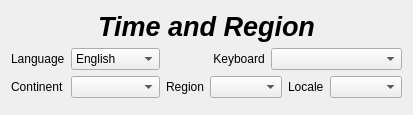
         <widget class="QWidget" name="PTime">
          <layout class="QGridLayout" name="gridLayout_14">
           <item row="0" column="0" colspan="7">
            <widget class="QLabel" name="LTimeRegionTitle_2">
             <property name="font">
              <font>
               <pointsize>20</pointsize>
               <weight>75</weight>
               <italic>true</italic>
               <bold>true</bold>
              </font>
             </property>
             <property name="text">
              <string>Time and Region</string>
             </property>
             <property name="alignment">
              <set>Qt::AlignCenter</set>
             </property>
            </widget>
           </item>
           <item row="1" column="0">
            <widget class="QLabel" name="LLanguage_2">
             <property name="text">
              <string>Language</string>
             </property>
            </widget>
           </item>
           <item row="1" column="1">
            <widget class="QComboBox" name="CBLanguage_2">
             <property name="sizePolicy">
              <sizepolicy hsizetype="Expanding" vsizetype="Fixed">
               <horstretch>0</horstretch>
               <verstretch>0</verstretch>
              </sizepolicy>
             </property>
             <item>
              <property name="text">
               <string>English</string>
              </property>
             </item>
             <item>
              <property name="text">
               <string>Castellano</string>
              </property>
             </item>
             <item>
              <property name="text">
               <string>Català</string>
              </property>
             </item>
            </widget>
           </item>
           <item row="1" column="3">
            <widget class="QLabel" name="LKeyboard_2">
             <property name="text">
              <string> Keyboard</string>
             </property>
            </widget>
           </item>
           <item row="1" column="4" colspan="3">
            <widget class="QComboBox" name="CBKeyboard_2">
             <property name="sizePolicy">
              <sizepolicy hsizetype="Expanding" vsizetype="Fixed">
               <horstretch>0</horstretch>
               <verstretch>0</verstretch>
              </sizepolicy>
             </property>
            </widget>
           </item>
           <item row="2" column="0">
            <widget class="QLabel" name="LContinent_2">
             <property name="sizePolicy">
              <sizepolicy hsizetype="Preferred" vsizetype="Preferred">
               <horstretch>0</horstretch>
               <verstretch>0</verstretch>
              </sizepolicy>
             </property>
             <property name="minimumSize">
              <size>
               <width>0</width>
               <height>0</height>
              </size>
             </property>
             <property name="text">
              <string>Continent</string>
             </property>
            </widget>
           </item>
           <item row="2" column="1">
            <widget class="QComboBox" name="CBContinent_2">
             <property name="sizePolicy">
              <sizepolicy hsizetype="Expanding" vsizetype="Fixed">
               <horstretch>0</horstretch>
               <verstretch>0</verstretch>
              </sizepolicy>
             </property>
             <property name="maximumSize">
              <size>
               <width>250</width>
               <height>16777215</height>
              </size>
             </property>
            </widget>
           </item>
           <item row="2" column="2">
            <widget class="QLabel" name="LRegion_2">
             <property name="text">
              <string>Region</string>
             </property>
            </widget>
           </item>
           <item row="2" column="3" colspan="2">
            <widget class="QComboBox" name="CBRegion_2"/>
           </item>
           <item row="2" column="5">
            <widget class="QLabel" name="LLocale_2">
             <property name="text">
              <string>Locale</string>
             </property>
            </widget>
           </item>
           <item row="3" column="0" colspan="7">
            <widget class="Marble::MarbleWidget" name="MMap_2" native="true">
             <property name="sizePolicy">
              <sizepolicy hsizetype="MinimumExpanding" vsizetype="MinimumExpanding">
               <horstretch>0</horstretch>
               <verstretch>0</verstretch>
              </sizepolicy>
             </property>
             <zorder>CBLocale_2</zorder>
            </widget>
           </item>
           <item row="2" column="6">
            <widget class="QComboBox" name="CBLocale_2">
             <property name="sizePolicy">
              <sizepolicy hsizetype="Expanding" vsizetype="Fixed">
               <horstretch>0</horstretch>
               <verstretch>0</verstretch>
              </sizepolicy>
             </property>
            </widget>
           </item>
          </layout>
         </widget>
